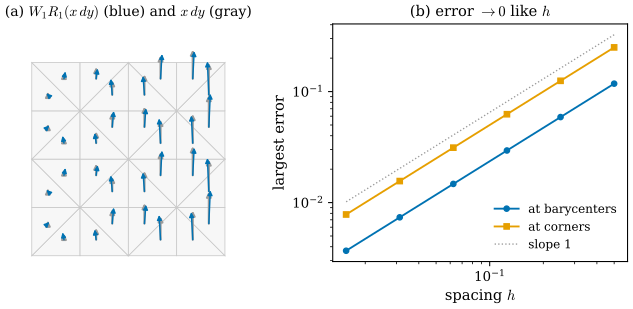

Write the Python code that produced this figure.
"""Figure 36.3.3: W o R is not the identity, but W R(alpha) converges to alpha (Section 36.3).

1-form alpha = x dy on the unit square (vector proxy (0, x)).
(a) grid with 4 x 4 squares (h = 1/4, alternating diagonals): the vector proxy of W_1 R_1(alpha) at every face
    barycenter (blue) next to the exact value (0, x) at the same point (gray).
(b) n x n squares, h = 1/n, n = 2, ..., 64: the largest error |W_1 R_1(alpha) - alpha| over the face barycenters
    (blue) and over the vertices of every face (orange); the dotted line has slope 1.
Self-check: R_1 W_1 R_1(alpha) = R_1(alpha) (de Rham o Whitney = id); the error vanishes for the constant 1-form
2 dx - dy; the fitted slopes are 1 to within 0.05.

Run from the project root:
``PYTHONPATH=tools python3 chapters/36-discrete-exterior-calculus/figures/fig-36-3-3-whitney-convergence.py``
"""

import sys
from pathlib import Path

sys.path.insert(0, str(Path(__file__).resolve().parents[1] / "lib"))

import ch36  # noqa: E402
import dgdec as dd  # noqa: E402

import dgfig  # noqa: E402

dgfig.setup()

import matplotlib.pyplot as plt  # noqa: E402
import numpy as np  # noqa: E402
from matplotlib.patches import FancyArrowPatch  # noqa: E402

xdy = lambda p: np.array([0.0, p[0]])  # noqa: E731


def errors(n):
    V, F = ch36.grid(n)
    E, index = dd.edge_list(F)
    a = dd.derham1(xdy, V, E)
    eb, ev = 0.0, 0.0
    for f, tri in enumerate(F):
        for q, b in enumerate([np.full(3, 1 / 3)] + list(np.eye(3))):
            p = b @ V[tri]
            err = np.linalg.norm(dd.whitney_interpolate(V, F, a, f, b, index) - xdy(p))
            if q == 0:
                eb = max(eb, err)
            else:
                ev = max(ev, err)
    return eb, ev


V, F = ch36.grid(4)
E, index = dd.edge_list(F)
a = dd.derham1(xdy, V, E)
Wb = dd.whitney_at_barycenters(V, F, a)
cent = V[F].mean(1)
# de Rham o Whitney = id: integrate the interpolant over every edge from one adjacent face
tq, wq = dd.gauss_legendre_01(4)
back = np.zeros(len(E))
for f, tri in enumerate(F):
    for c in range(3):
        i, j = int(tri[c]), int(tri[(c + 1) % 3])
        if i < j:
            back[index[(i, j)]] = sum(w * dd.whitney_interpolate(V, F, a, f, dd.barycentric_coordinates(
                V[i] + t * (V[j] - V[i]), V[tri]), index) @ (V[j] - V[i]) for t, w in zip(tq, wq))
assert np.allclose(back, a, atol=1e-14)
const = dd.derham1(lambda p: np.array([2.0, -1.0]), V, E)
assert np.allclose(dd.whitney_at_barycenters(V, F, const), [2.0, -1.0])
ns = np.array([2, 4, 8, 16, 32, 64])
errs = np.array([errors(int(n)) for n in ns])
h = 1.0 / ns
sl = [np.polyfit(np.log(h), np.log(errs[:, k]), 1)[0] for k in range(2)]
assert all(abs(s - 1) < 0.05 for s in sl), sl

C = dgfig.COLORS
fig, (axa, axb) = plt.subplots(1, 2, figsize=(6.8, 3.3), gridspec_kw={"width_ratios": [1.0, 1.1]})
ch36.draw_mesh2d(axa, V, F, face="#F7F7F7", edge="#C8C8C8", lw=0.6)
s = 0.18
for p, w in zip(cent, Wb):
    axa.add_patch(FancyArrowPatch(p, p + s * xdy(p), arrowstyle="-|>", mutation_scale=7, color="#9A9A9A", lw=1.6,
                                  shrinkA=0, shrinkB=0, zorder=3))
    axa.add_patch(FancyArrowPatch(p, p + s * w, arrowstyle="-|>", mutation_scale=7, color=C["tangent"], lw=1.1,
                                  shrinkA=0, shrinkB=0, zorder=4))
axa.set_xlim(-0.03, 1.03)
axa.set_ylim(-0.03, 1.2)
axa.set_aspect("equal")
axa.set_axis_off()
axa.set_title(r"(a) $W_1R_1(x\,dy)$ (blue) and $x\,dy$ (gray)", fontsize=10.5)

axb.loglog(h, errs[:, 0], "o-", color=C["tangent"], ms=4, lw=1.4, label="at barycenters")
axb.loglog(h, errs[:, 1], "s-", color=C["accent"], ms=4, lw=1.4, label="at corners")
axb.loglog(h, errs[-1, 1] * h / h[-1] * 1.3, ":", color="#999999", lw=1.0, label="slope 1")
axb.set_xlabel(r"spacing $h$")
axb.set_ylabel("largest error")
axb.legend(fontsize=9, frameon=False, loc="lower right")
axb.set_title(r"(b) error $\to 0$ like $h$", fontsize=11)
fig.subplots_adjust(left=0.01, right=0.98, top=0.9, bottom=0.15, wspace=0.25)
dgfig.save(fig, __file__)
